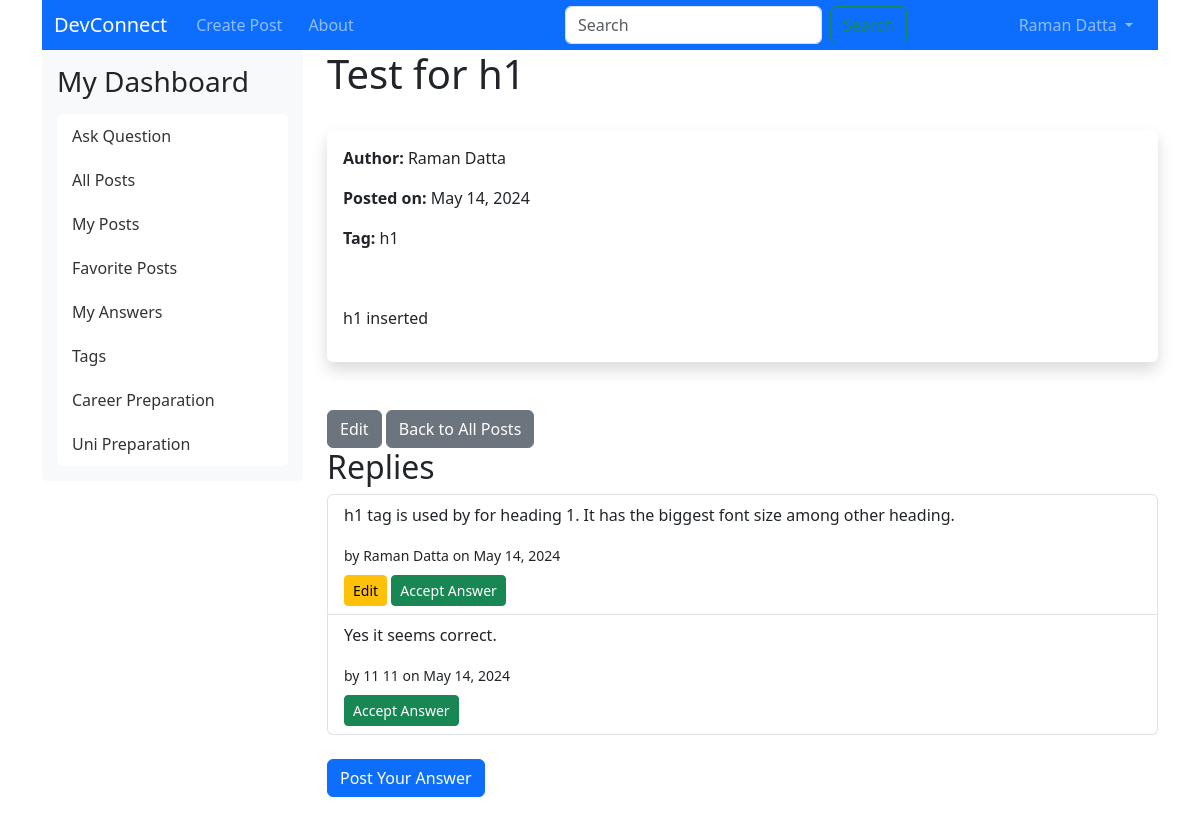
/post/5 (signed in), run on an earlier commit of the app's database.
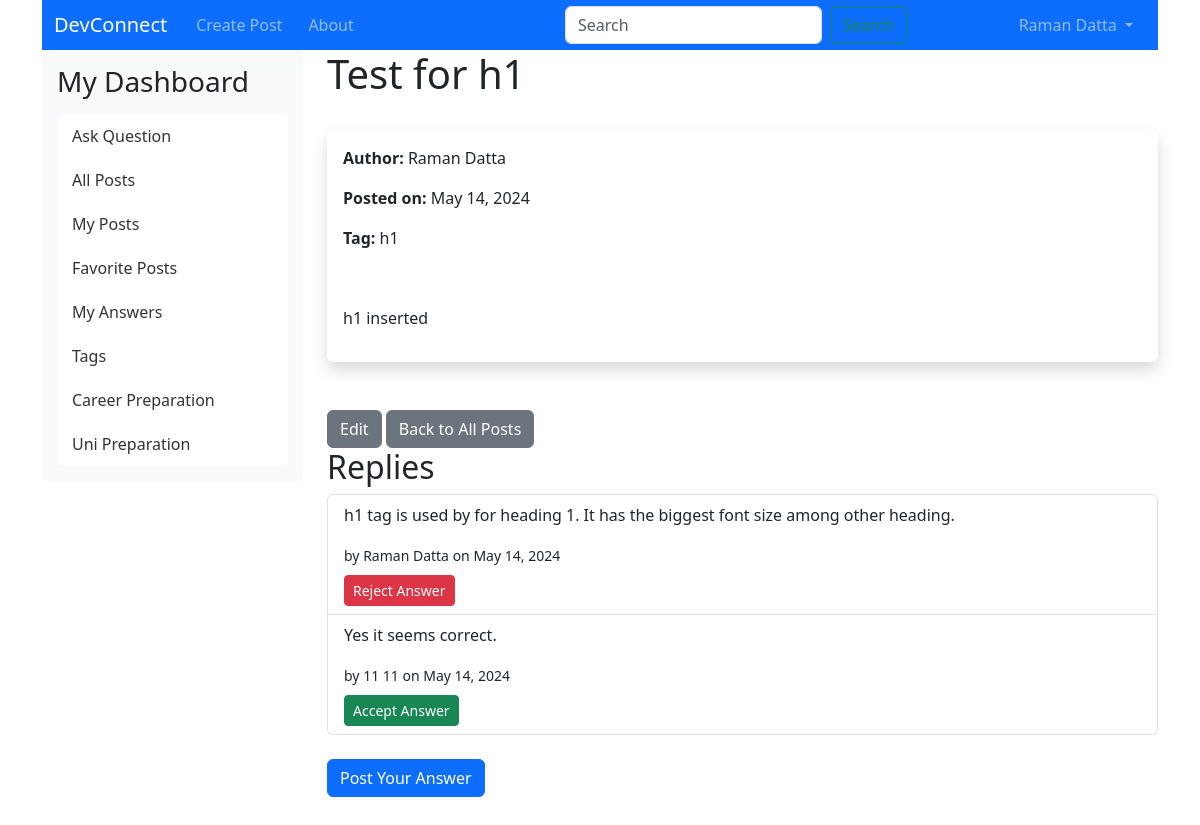
And on a later commit of the database.
### app/models/model.py (models this page shows, shortened)
class Posts(db.Model):
    __tablename__ = "posts"
    id = db.Column(db.Integer, primary_key=True)
    title = db.Column(db.String(255), nullable=False)
    content = db.Column(db.Text, nullable=False)
    author_id = db.Column(db.Integer, db.ForeignKey('users.id'))
    date_posted = db.Column(db.DateTime, default=datetime.utcnow)
    deleted = db.Column(db.Boolean, default=False)
    answered = db.Column(db.Boolean, default=False)
    tag_id = db.Column(db.Integer, db.ForeignKey('tags.id'))
    career_preparation = db.Column(db.Boolean, default=False)
    author = db.relationship('User', backref=db.backref('posts', lazy=True))
    tag = db.relationship('Tag', backref=db.backref('posts', lazy=True))

class User(UserMixin, db.Model):
    __tablename__ = "users"
    id = db.Column(db.Integer, primary_key=True)
    first_name = db.Column(db.String(100), nullable=False)
    last_name = db.Column(db.String(100), nullable=False)
    uwa_id = db.Column(db.String(100), unique=True, nullable=False)
    email = db.Column(db.String(100), unique=True, nullable=False)
    major = db.Column(db.String(100), nullable=False)
    password_hash = db.Column(db.String(200), nullable=False)
    user_image = db.Column(db.String(200))
    is_disabled = db.Column(db.Boolean, default=False)
    timestamp = db.Column(db.DateTime, default=datetime.utcnow)
    role = db.Column(db.String(100))
    def __repr__(self):
        return f'<User {self.email}>'
    @property
    def is_active(self):
        return not self.is_disabled

class Tag(db.Model):
    __tablename__ = "tags"
    id = db.Column(db.Integer, primary_key=True)
    tag = db.Column(db.String(100), nullable=False)

class Reply(db.Model):
    __tablename__ = "replies"
    id = db.Column(db.Integer, primary_key=True)
    post_id = db.Column(db.Integer, db.ForeignKey('posts.id'), nullable=False)
    author_id = db.Column(db.Integer, db.ForeignKey('users.id'), nullable=False)
    answer = db.Column(db.Text, nullable=False)
    answered_accepted = db.Column(db.Boolean, default=False)
    deleted = db.Column(db.Boolean, default=False)
    timestamp = db.Column(db.DateTime, default=datetime.utcnow)
    post = db.relationship('Posts', backref=db.backref('replies', lazy=True))
    author = db.relationship('User', backref=db.backref('replies', lazy=True))

### app/controllers/main_controller.py (the view, shortened to what this page needs)
@main.route('/post/<int:post_id>', methods=['GET', 'POST'])
@login_required
def view_post(post_id):
    post = Posts.query.get_or_404(post_id)
    author = User.query.get_or_404(post.author_id)
    replies = Reply.query.filter_by(post_id=post_id).order_by(Reply.timestamp.asc()).all()
    form = ReplyForm()
    return render_template('main/view_post.html', post=post, author=author, replies=replies, form=form)

### app/forms.py
class ReplyForm(FlaskForm):
    answer = CKEditorField('Your Answer', validators=[DataRequired()])
    submit = SubmitField('Submit')

### app/controllers/main_controller.py (called while the page is built)
@main.before_app_request
def add_tags_to_sidebar():
    if current_user.is_authenticated:
        tags_with_counts = db.session.query(
            Tag.id,
            Tag.tag,
            func.count(Posts.id).label('post_count')
        ).join(Posts, Posts.tag_id == Tag.id).group_by(Tag.id).all()
        g.tags = tags_with_counts
    else:
        g.tags = []

### app/templates/main/view_post.html (shortened to what this page needs)
{% extends "includes/layout.html" %}
{% block content %}
<h1>{{ post.title }}</h1>
<br/>
<div class="shadow p-3 mb-5 bg-body rounded">
    <p><strong>Author:</strong> {{ author.first_name }} {{ author.last_name }}</p>
    <p><strong>Posted on:</strong> {{ post.date_posted.strftime('%B %d, %Y') }}</p>
    <p><strong>Tag:</strong> {{ post.tag.tag }}</p>
    <br/>
    <p>{{ post.content | safe }}</p>
</div>
{% if post.author_id == current_user.id %}
<a href="{{ url_for('main.edit_post', post_id=post.id) }}" class="btn btn-secondary post-buttons">Edit</a>
{% endif %}
{% if request.args.get('origin') == 'my_posts' %}
<a href="{{ url_for('main.my_posts') }}" class="btn btn-secondary post-buttons">Back to My Posts</a>
{% else %}
<a href="{{ url_for('main.posts') }}" class="btn btn-secondary post-buttons">Back to All Posts</a>
{% endif %}
<h2>Replies</h2>
<ul class="list-group" id="replies-list">
    {% for reply in replies %}
    <li class="list-group-item" id="reply-{{ reply.id }}">
        <div class="reply-content">
            <p>{{ reply.answer|safe }}</p>
            <small>by {{ reply.author.first_name }} {{ reply.author.last_name }} on {{ reply.timestamp.strftime('%B %d, %Y') }}</small>
        </div>
        <div class="mt-2 reply-buttons">
            {% if reply.author_id == current_user.id and not reply.answered_accepted %}
            <button class="btn btn-warning btn-sm edit-reply-button" data-reply-id="{{ reply.id }}">Edit</button>
            {% endif %}
            {% if post.author_id == current_user.id %}
                {% if not reply.answered_accepted %}
                <button class="btn btn-success btn-sm answer-toggle-button" data-reply-id="{{ reply.id }}" data-action="accept">Accept Answer</button>
                {% else %}
                <button class="btn btn-danger btn-sm answer-toggle-button" data-reply-id="{{ reply.id }}" data-action="reject">Reject Answer</button>
                {% endif %}
            {% endif %}
        </div>
    </li>
    {% endfor %}
</ul>
<button id="reply-button" class="btn btn-primary post-buttons mt-4">Post Your Answer</button>
{% endblock %}

### app/templates/includes/layout.html (shortened to what this page needs)
<!DOCTYPE html>
<html lang="en">
<head>
    <link rel="stylesheet" href="https://cdn.jsdelivr.net/npm/bootstrap@5.3.3/dist/css/bootstrap.min.css">
    <link rel="stylesheet" href="https://cdnjs.cloudflare.com/ajax/libs/font-awesome/5.14.0/css/all.min.css" />
    <link rel="stylesheet" href="{{ url_for('static', filename='css/main.css') }}">
</head>
<body>
<div class="container">
    {% include "includes/nav.html" %}
    <div class="row">
        {% if current_user.is_authenticated %}
        <div class="col-md-3">
            <div class="sidebar">
                <h3>My Dashboard</h3>
                <ul class="list-group">
                    <li class="list-group-item"><a href="{{ url_for('main.add_post') }}">Ask Question</a></li>
                    <li class="list-group-item"><a href="{{ url_for('main.posts') }}">All Posts</a></li>
                    <li class="list-group-item"><a href="{{ url_for('main.my_posts') }}">My Posts</a></li>
                    <li class="list-group-item"><a href="{{ url_for('main.my_favorites') }}">Favorite Posts</a></li>
                    <li class="list-group-item"><a href="{{ url_for('main.my_answers') }}">My Answers</a></li>
                    <li class="list-group-item"><a href="{{ url_for('main.tags') }}">Tags</a></li>
                    <li class="list-group-item"><a href="{{ url_for('main.career') }}">Career Preparation</a></li>
                    <li class="list-group-item"><a href="{{ url_for('main.uni_preparation') }}">Uni Preparation</a></li>
                </ul>
            </div>
        </div>
        <div class="col-md-9">
        {% else %}
        <div class="col-md-12">
        {% endif %}
            {% block content %}{% endblock %}
        </div>
    </div>
</div>
</body>
</html>

### app/templates/includes/nav.html (shortened to what this page needs)
<header>
    <nav class="navbar navbar-expand-lg navbar-dark bg-primary p-0" style="padding-top: 0.5rem; padding-bottom: 0.5rem;">
        <div class="container-fluid">
            <a class="navbar-brand" href="{{ url_for('main.posts') }}">DevConnect</a>
            <div class="collapse navbar-collapse" id="navbarNav">
                <ul class="navbar-nav me-auto p-0">
                    <li class="nav-item">
                        <a href="{{ url_for('main.add_post') }}" class="nav-link {{ 'active' if request.path == url_for('main.add_post') else '' }}">Create Post</a>
                    </li>
                    <li class="nav-item">
                        <a href="{{ url_for('main.about') }}" class="nav-link {{ 'active' if request.path == url_for('main.about') else '' }}">About</a>
                    </li>
                </ul>
                <form class="d-flex ms-auto" method="GET" action="{{ url_for('main.search') }}">
                    <input class="form-control me-2" type="search" name="q" placeholder="Search" aria-label="Search" value="{{ request.args.get('q', '') }}">
                    <button class="btn btn-outline-success" type="submit">Search</button>
                </form>
                {% if 'logged_in' in session and session['logged_in'] %}
                    <ul class="navbar-nav ms-auto">
                        <li class="nav-item dropdown">
                            <a class="nav-link dropdown-toggle" href="#" id="navbarDropdownMenuLink" role="button" data-bs-toggle="dropdown" aria-expanded="false">
                                {{ session['user_name'] }}
                            </a>
                        </li>
                    </ul>
                {% else %}
                    <div class="navbar-nav ms-auto">
                        <a href="{{ url_for('auth.login') }}" class="btn btn-outline-light me-2">Login</a>
                        <a href="{{ url_for('auth.register') }}" class="btn btn-success">Sign Up</a>
                    </div>
                {% endif %}
            </div>
        </div>
    </nav>
</header>

### app/static/css/main.css (style rules this page uses)
:root { --blue: #27348b; --gold: #e2b600; --silver: #ececec; --red-700: #a92247; --red-800: #de2851; --red-900: #e42313; --orange: #e84e0f; --orange-400: #f49700; --yellow: #fdc300; --darkblue:#003869; --black-800: #1488ca; --lightblue:#48bed8; }
* { box-sizing: border-box; }
*:before, *:after { box-sizing: border-box; }
html { position: relative; min-height: 100%; }
body { margin-bottom: 60px; }
header { text-align: center; }
li { display: inline; padding: 5px; }
a { text-decoration: none; color: blue; }
.sidebar { background: #f8f9fa; padding: 15px; border-radius: 5px; }
.sidebar h3 { margin-bottom: 15px; }
.sidebar .list-group-item { border: none; padding: 10px 15px; }
.sidebar .list-group-item a { text-decoration: none; color: #333; }

What changed in the data, as far as the page shows it:
changed Reply "Raman": answered_accepted "Edit Accept Answer" → "Reject Answer"
